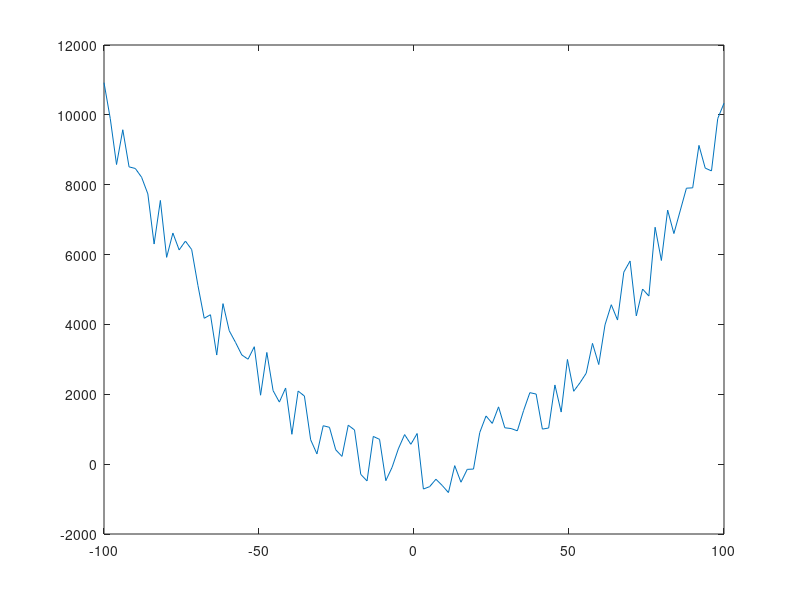

This chart was generated by the following MATLAB code:
%references in the code
%https://stackoverflow.com/questions/25904643/plotting-function-in-octave
%https://www.youtube.com/playlist?list=PL1A2CSdiySGJ6oZe6XB-TTCFuHc5Fs1PO
%used those to get familiar with the syntax. used the whole youtube playlist
%https://docs.octave.org/latest/Defining-Functions.html
%used to figure out common function syntaxes
%https://docs.octave.org/v6.4.0/Random-Number-Generation.html
%to figure out random numbers for salting
%https://docs.octave.org/latest/The-for-Statement.html
%for for loops
%https://docs.octave.org/latest/Cell-Arrays.html
%for array work
lowerBound = -100
upperBound = 100
x = linspace(lowerBound,upperBound);

function y = plotter(x)
  y = x.^2 + 13;
endfunction

yValues = plotter(x);
%plot(x, yValues);

randomY = yValues
function y=  salty(y)
  for i = 1:length(y)
        y(i) = y(i) + randi([-1000, 1000]);
  end
end

randomY = salty(randomY);
plot(x, randomY);






